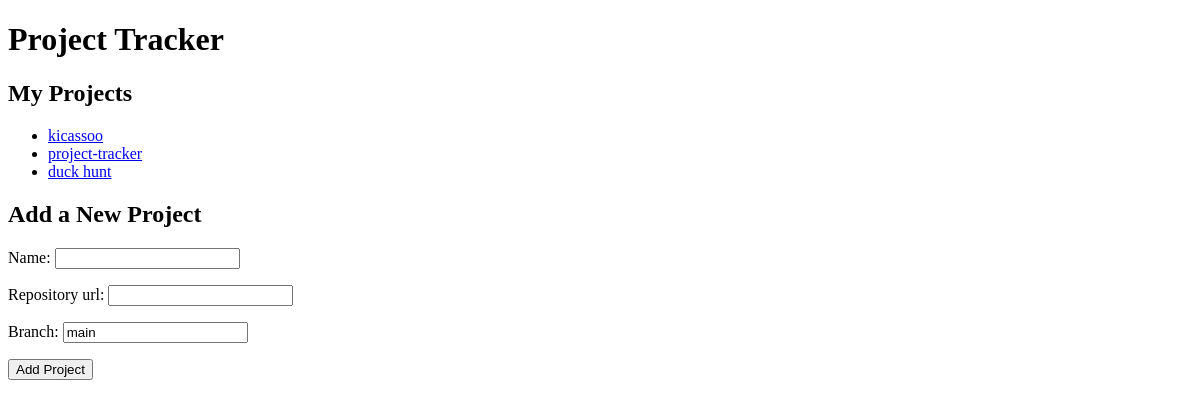
/, run on an earlier commit of the app's database.
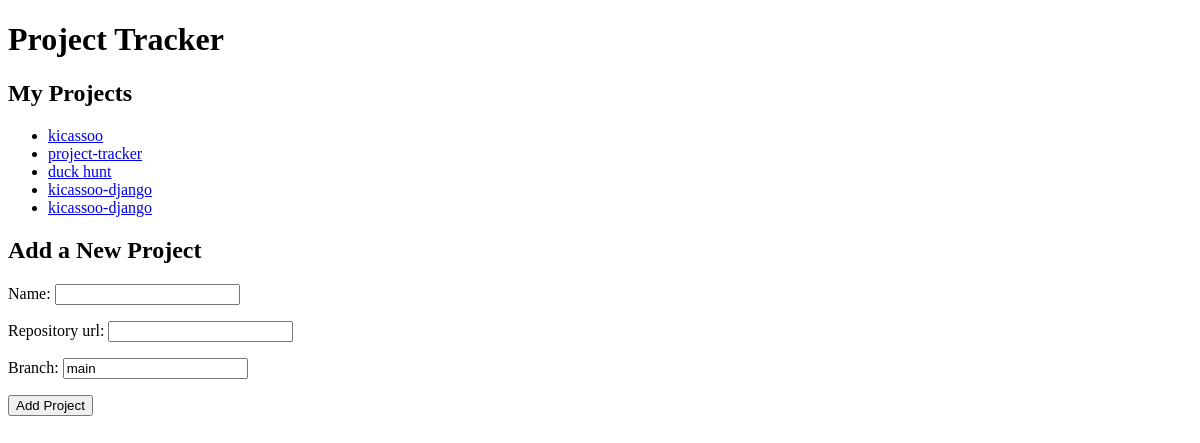
And on a later commit of the database.
### tracking/models.py (models this page shows, shortened)
class Project(models.Model):
    name = models.CharField(max_length=255)
    repository_url = models.URLField()
    start_date = models.DateField(null=True, blank=True)
    branch = models.CharField(max_length=255, default='main')

### tracking/views.py (the view)
# urls.py: path('', views.project_list, name='project_list'),
def project_list(request):
    projects = Project.objects.all()
    if request.method == 'POST':
        form = ProjectForm(request.POST)
        if form.is_valid():
            form.save()
            return redirect('project_list')
    else:
        form = ProjectForm()
    return render(request, 'tracking/project_list.html', {'projects': projects, 'form': form})

### tracking/forms.py
class ProjectForm(forms.ModelForm):
    class Meta:
        model = Project
        fields = ['name', 'repository_url', 'branch']

### tracking/templates/tracking/project_list.html (shortened to what this page needs)
<!DOCTYPE html>
<html>
<head>
</head>
<body>
    <h1>Project Tracker</h1>
    <h2>My Projects</h2>
    <ul>
        {% for project in projects %}
        <li><a href="{% url 'project_detail' project.id %}">{{ project.name }}</a></li>
        {% endfor %}
    </ul>
    <h2>Add a New Project</h2>
    <form method="post">
        {{ form.as_p }}
        <button type="submit">Add Project</button>
    </form>
</body>
</html>

What changed in the data, as far as the page shows it:
added Project: name "kicassoo-django"
added Project: name "kicassoo-django"
